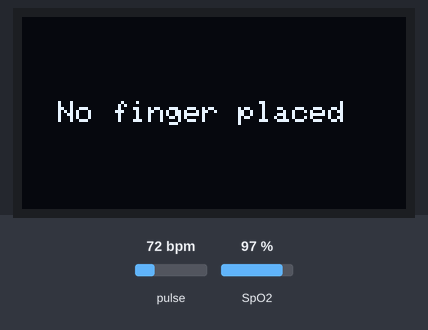
This sketch was run on a simulated Arduino Uno, built with avr-gcc and run on an emulated ATmega328P. Parts: 128×64 one-colour display. The test bench sets the inputs (shaded band); at power-on: pulse 72 bpm, SpO2 97 %. What the sketch prints to the serial monitor is not drawn.

Above: at 3.3 s.
3.4 s: pulse set to 42 bpm
At 6.8 s:
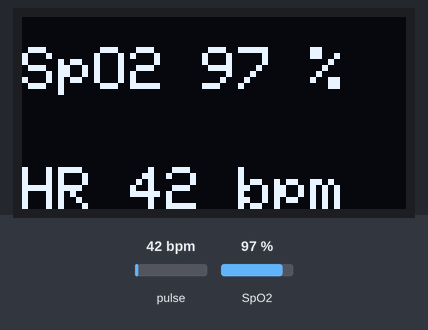
7.7 s: SpO2 set to 80 %
At 8.9 s:
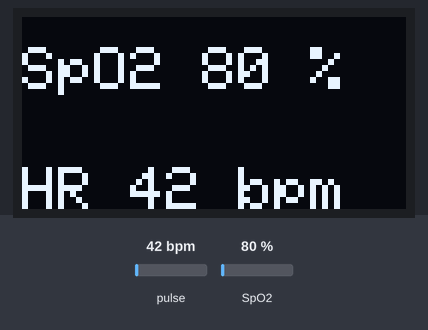
9.5 s: pulse set to 70 bpm
At 10.9 s:
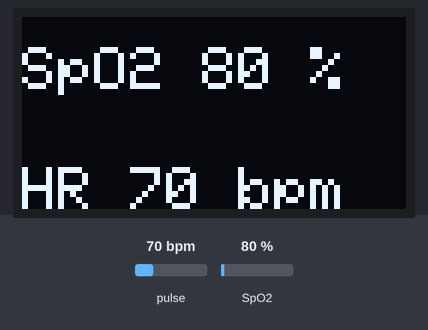
11.4 s: SpO2 set to 85 %
At 12.8 s:
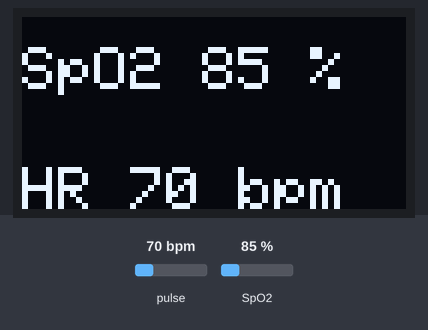
Timing chart, 0 to 14.2 s (numbered marks = the images above; inputs shaded):
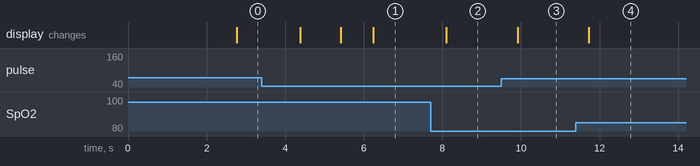

Measured:
- after the input at 7.7 s, the display: changes after 0.40 s (image 2)
- after the input at 9.5 s, the display: changes after 0.41 s (image 3)
- after the input at 11.4 s, the display: changes after 0.33 s (image 4)

The sketch:

pulse_oximeter_200521.ino
```cpp
/*
  ## Hardware Connections (ESP32 Arduino):
  -VIN = 3.3V
  -GND = GND
  -SDA = 21 (or SDA)
  -SCL = 22 (or SCL)

*/

#include <Wire.h>
#include "MAX30105.h" //sparkfun MAX3010X library
#include "spo2_algorithm.h"
#include "heartRate.h"
#include <Adafruit_GFX.h>
#include <Adafruit_SSD1306.h>

#define SCREEN_WIDTH 128 // OLED display width, in pixels
#define SCREEN_HEIGHT 64 // OLED display height, in pixels
#define OLED_RESET     4 // Reset pin # (or -1 if sharing Arduino reset pin)
#define SCREEN_ADDRESS 0x3C ///< See datasheet for Address; 0x3C for 128x64, 0x3D for 128x32

Adafruit_SSD1306 display(SCREEN_WIDTH, SCREEN_HEIGHT, &Wire, OLED_RESET);

MAX30105 particleSensor;

// #define MAX30105 //if you have Sparkfun's MAX30105 breakout board , try #define MAX30105

#if defined(__AVR_ATmega328P__) || defined(__AVR_ATmega168__)
//Arduino Uno doesn't have enough SRAM to store 100 samples of IR led data and red led data in 32-bit format
//To solve this problem, 16-bit MSB of the sampled data will be truncated. Samples become 16-bit data.
uint16_t irBuffer[100]; //infrared LED sensor data
uint16_t redBuffer[100];  //red LED sensor data
#else
uint32_t irBuffer[100]; //infrared LED sensor data
uint32_t redBuffer[100];  //red LED sensor data
#endif

int32_t bufferLength; //data length
int32_t spo2; //SPO2 value
int8_t validSPO2; //indicator to show if the SPO2 calculation is valid
int32_t heartRate; //heart rate value
int8_t validHeartRate; //indicator to show if the heart rate calculation is valid

long samplesTaken = 0; //Counter for calculating the Hz or read rate
long unblockedValue; //Average IR at power up
long startTime; //Used to calculate measurement rate

const byte RATE_SIZE = 4; //Increase this for more averaging. 4 is good.
byte rates[RATE_SIZE]; //Array of heart rates
byte rateSpot = 0;
long lastBeat = 0; //Time at which the last beat occurred

float beatsPerMinute;
int beatAvg;


#define USEFIFO
void setup()
{
  Serial.begin(115200);
  Serial.println("Initializing...");

  // Initialize sensor
  while (!particleSensor.begin(Wire, I2C_SPEED_FAST)) //Use default I2C port, 400kHz speed
  {
    Serial.println("MAX30102 was not found. Please check wiring/power/solder jumper at MH-ET LIVE MAX30102 board. ");
    //while (1);
  }

  // Configure the 128 x 64 OLED display
  if(!display.begin(SSD1306_SWITCHCAPVCC, SCREEN_ADDRESS)) // SSD1306_SWITCHCAPVCC = generate display voltage from 3.3V internally
    Serial.println(F("SSD1306 allocation failed"));

  display.clearDisplay();

  display.setTextSize(2);
  display.setTextColor(SSD1306_WHITE);        // Draw white text
  display.setCursor(28,10);
  display.println("Pulse");
  display.setCursor(10,10);
  display.println("\n Oximeter");
  display.setCursor(10,30);
  display.println("\n   2.2");
  display.display();
  delay(2000);
  display.clearDisplay();

  //Configure the MAX 3010x sensor
  byte ledBrightness = 60; //Options: 0=Off to 255=50mA
  byte sampleAverage = 4; //Options: 1, 2, 4, 8, 16, 32
  byte ledMode = 2; //Options: 1 = Red only, 2 = Red + IR, 3 = Red + IR + Green
  //Options: 1 = IR only, 2 = Red + IR on MH-ET LIVE MAX30102 board
  int sampleRate = 800; //Options: 50, 100, 200, 400, 800, 1000, 1600, 3200
  int pulseWidth = 411; //Options: 69, 118, 215, 411
  int adcRange = 4096; //Options: 2048, 4096, 8192, 16384
  // Set up the sensor
  particleSensor.setup(ledBrightness, sampleAverage, ledMode, sampleRate, pulseWidth, adcRange); //Configure sensor with these setting

} // setup function ends

      void loop(){
      finger_placed();
      bufferLength = 100; //buffer length of 100 stores 4 seconds of samples running at 50sps

      //finger_placed(); // Check if pinger placed or not

      //read the first 100 samples, and determine the signal range
      for (byte i = 0 ; i < bufferLength ; i++)
        {
        while (particleSensor.available() == false) //do we have new data?
          particleSensor.check(); //Check the sensor for new data

        redBuffer[i] = particleSensor.getRed();
        irBuffer[i] = particleSensor.getIR();
        particleSensor.nextSample(); //We're finished with this sample so move to next sample

        }

      //calculate heart rate and SpO2 after first 100 samples (first 4 seconds of samples)
      maxim_heart_rate_and_oxygen_saturation(irBuffer, bufferLength, redBuffer, &spo2, &validSPO2, &heartRate, &validHeartRate);

      switch (validSPO2 && validHeartRate ){

      case 0:
      display.clearDisplay();
      display.display();
      Serial.println("finger not steady...");
      irBuffer[100]= 0;
      redBuffer[100] = 0;
      break;

      case 1:
      display.setCursor(0,10);
      display.clearDisplay();
      display.setTextSize(2);
      display.print("SpO2 ");
      display.print(spo2);
      display.print(" %");
      display.setCursor(0,50);
      display.print("HR ");
      display.print(heartRate);
      display.print(" bpm");
      display.display();
      break;
     }


      //Continuously taking samples from MAX30102.  Heart rate and SpO2 are calculated every 1 second
      while (1)
      {
        //dumping the first 25 sets of samples in the memory and shift the last 75 sets of samples to the top
        for (byte i = 25; i < 100; i++)
        {
          redBuffer[i - 25] = redBuffer[i];
          irBuffer[i - 25] = irBuffer[i];
        }

        //take 25 sets of samples before calculating the heart rate.
        for (byte i = 75; i < 100; i++)
        {
          while (particleSensor.available() == false) //do we have new data?
            particleSensor.check(); //Check the sensor for new data

          // digitalWrite(readLED, !digitalRead(readLED)); //Blink onboard LED with every data read

          redBuffer[i] = particleSensor.getRed();
          irBuffer[i] = particleSensor.getIR();
          particleSensor.nextSample(); //We're finished with this sample so move to next sample
          switch (validSPO2){

          case 0:
          display.clearDisplay();
          delay(500);
          display.display();
          // Serial.println("finger not steady...");
          irBuffer[100]= 0;
          redBuffer[100] = 0;
          break;

          case 1:
          display.setCursor(0,10);
          display.clearDisplay();
          display.setTextSize(2);
          display.print("SpO2 ");
          display.print(spo2);
          display.print(" %");
          display.setCursor(0,50);
          display.print("HR ");
          display.print(heartRate);
          display.print(" bpm");
          display.display();
          break;
         }
        }

        //After gathering 25 new samples recalculate HR and SP02
       maxim_heart_rate_and_oxygen_saturation(irBuffer, bufferLength, redBuffer, &spo2, &validSPO2, &heartRate, &validHeartRate);
       }
    }


    // Functions
   // Check finger placed or not
    void finger_placed(){
     //Take an average of IR readings at power up
    unblockedValue = 0;
  for (byte x = 0 ; x < 32 ; x++)
  {
    unblockedValue += particleSensor.getIR(); //Read the IR value
  }
  unblockedValue /= 32;

  startTime = millis();


  samplesTaken++;

  long currentDelta = particleSensor.getIR() - unblockedValue;

  do{
    if (currentDelta > (long)100){
    display.setTextSize(1);
    display.setCursor(0,20);
    display.println("\n  Finger detected..");
    display.display();
    delay(500);
    display.clearDisplay();
    display.setCursor(0,20);
    display.print("\n  Please wait....");
    delay(500);
    display.display();
    display.clearDisplay();
    break;
    }
  else
  {
    display.setTextSize(1);
    display.setCursor(0,20);
    display.println(F("\n  No finger placed"));
    delay(500);
    display.display();
    display.clearDisplay();
    finger_placed();
  }
  }while(currentDelta > (long)100);
  return;
  } // finger placed function ends


    // Wake up sensor
    void sensor_wake(){
    particleSensor.wakeUp();  // Wakeup MAX3010x
    //Serial.println(F("Sensor Wake up"));
    display.println(F("Sensor wakeup"));
    display.display();
    delay(2000);
    display.clearDisplay();
    return;
    }

    // Shut down sensor
    void sensor_shut(){
    particleSensor.shutDown(); // Powers down the MAX3010x but retains all configuration
    //Serial.println(F("Sensor shut down"));
    display.println(F("Sensor off"));
    display.display();
    delay(2000);
    display.clearDisplay();
    return;
    }
```
